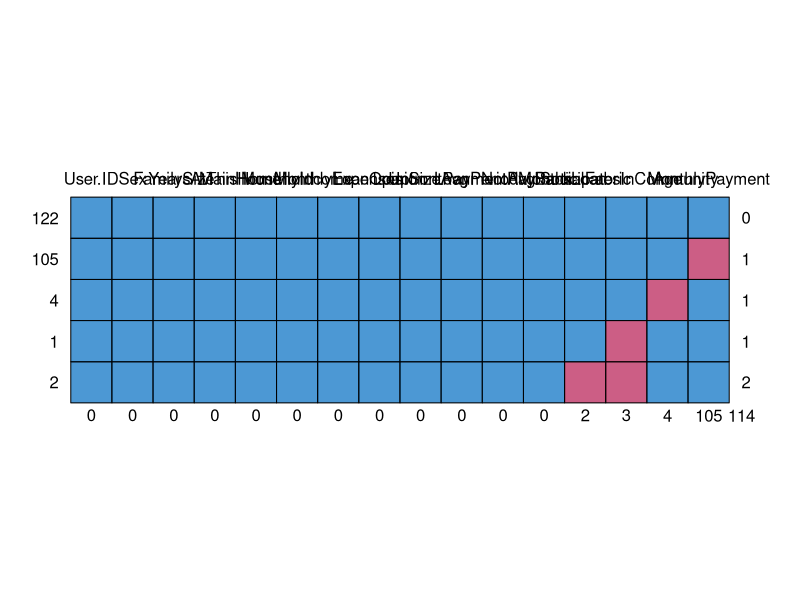
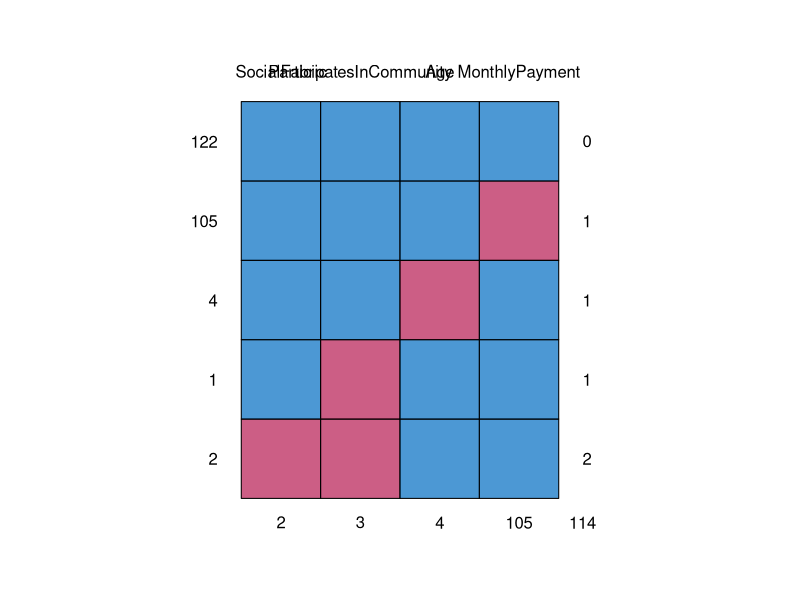
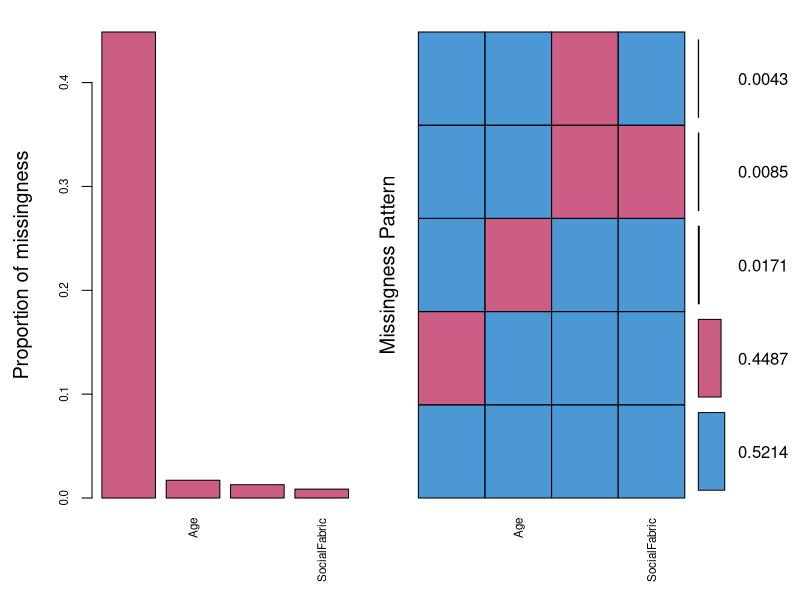
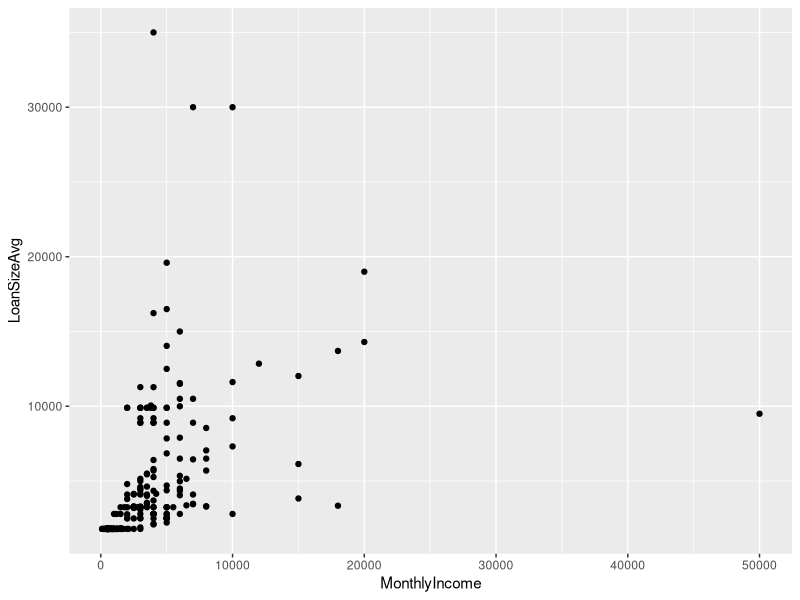
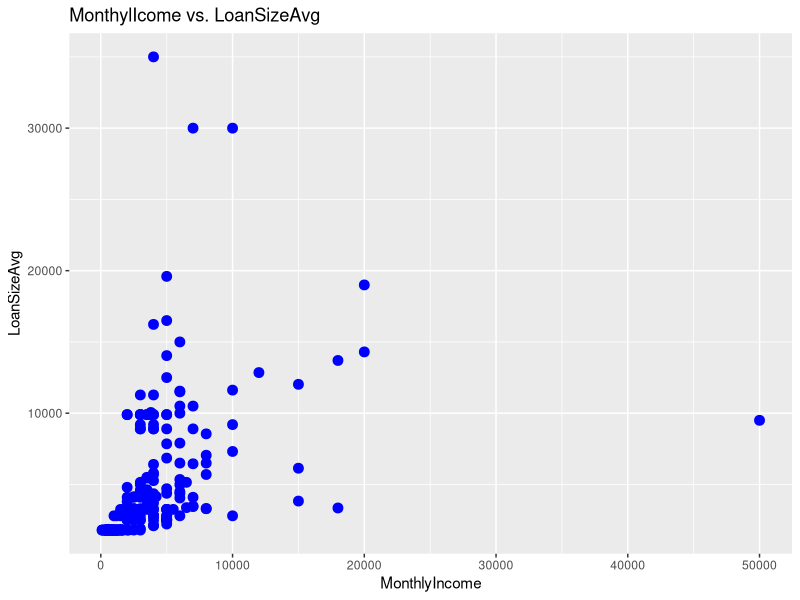
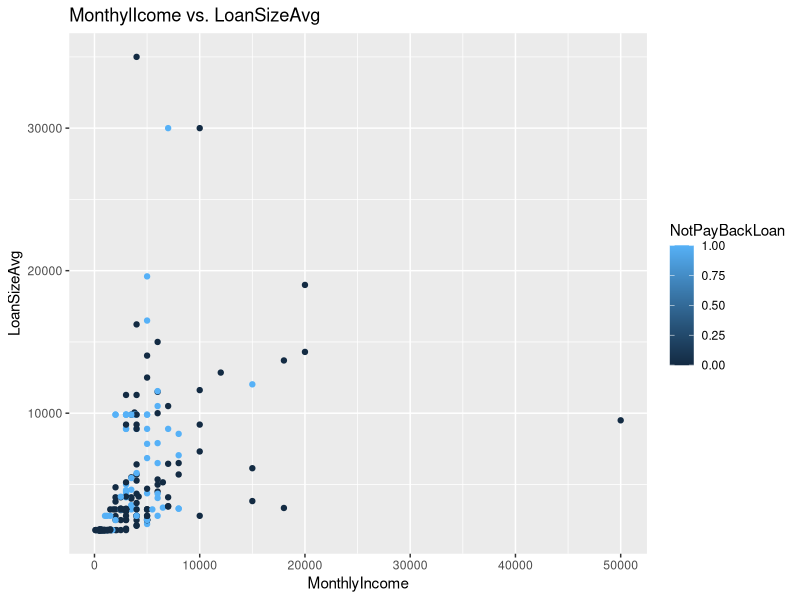

Write the R code that produced these figures, in order. (Note: this script raises an error after producing the figures.)
homework2 = read.csv("Homework2.csv")
str(homework2)
# 16 var, 234 obs
summary(homework2)
head(homework2)
library(mice)
library(VIM)
library(lattice)
###### Question A   ##################################################
summary(homework2)
str(homework2)
#234 observations
#Missing Data: Age: 4;  SocialFabric: 2; MonthlyPayment: 105, ParticipatesInCommunity:3


md.pattern(homework2)

# Multiple imputation
simple = homework2[c("Age", "SocialFabric", "MonthlyPayment","ParticipatesInCommunity")]
summary(simple)
set.seed(88)



md.pattern(simple)
simple_aggr = aggr(simple, col=mdc(1:2), numbers=TRUE, sortVars=TRUE, labels=names(simple), cex.axis=.7, gap=3, ylab=c("Proportion of missingness","Missingness Pattern"))
#Variables sorted by number of missings: 
#  Variable:       Count
#MonthlyPayment: 0.448717949
#Age: 0.017094017
#ParticipatesInCommunity: 0.012820513
#SocialFabric: 0.008547009

####### Question B   ##################################################

library(ggplot2)
scatterplot = ggplot(homework2, aes(x = MonthlyIncome, y = LoanSizeAvg))
scatterplot + geom_point()
scatterplot + geom_point(color = "blue", size = 3) + ggtitle("MonthylIcome vs. LoanSizeAvg")
ggplot(homework2, aes(x = MonthlyIncome, y = LoanSizeAvg, color = NotPayBackLoan)) + ggtitle("MonthylIcome vs. LoanSizeAvg") + geom_point()
# MonthlyIncomr > 20,000 && LoanSizeAvg > 20,000 are not correlated

###### Question C ##################################################
homework2_omit = na.omit(homework2)
summary(homework2_omit)
str(homework2_omit)
# 122 observations

library(caTools)

spl_homework2 = sample.split(homework2_omit$NotPayBackLoan, SplitRatio = 0.65)
homework2_omit_Train = subset(homework2_omit, spl_homework2==TRUE)
homework2_omit_Test = subset(homework2_omit, spl_homework2==FALSE)
summary(homework2_omit_Train)
str(homework2_omit_Train)
write.csv(homework2_omit_Train,"/Users/jaimegarcia/Desktop/DESKTOP_101/code/R_code/SMU/Assigments/Assigment2/homework2_omit_Train.csv")
write.csv(homework2_omit_Test,"/Users/jaimegarcia/Desktop/DESKTOP_101/code/R_code/SMU/Assigments/Assigment2/homework2_omit_Test.csv")

# Building a Logistic Regression Model: First Try
homework2_omit_Train_Model = glm(NotPayBackLoan ~ MonthlyPayment + LoanPeriodMonths + UpfrontPaymentAvg + LoanSizeAvg + LoanOpinion + SocialFabric + ParticipatesInCommunity + MonthlyExpenses + YearsAtThisHome + FamilySize + Age + Sex, data = homework2_omit_Train, family=binomial)
summary(homework2_omit_Train_Model)

# After Refining
homework2_omit_Train_Model = glm(NotPayBackLoan ~ MonthlyPayment + LoanPeriodMonths + LoanSizeAvg + SocialFabric, data = homework2_omit_Train, family=binomial)
summary(homework2_omit_Train_Model)
# logit = 7.6331883 - 0.0005362(MonthlyPayment) - 0.1691183(LoanPeriodMonths) + 0.0002922(LoanSizeAvg) - 2.6592855(SocialFabric)
# Prob = 1 / (1 + e^-(-logit)) 

######  (D) ##################################################

# Evaluating the Model

homework2_omit_Train_predict = predict(homework2_omit_Train_Model, type="response")
homework2_omit_Train_predict
table(homework2_omit_Train$NotPayBackLoan, homework2_omit_Train_predict > 0.5)
# Accuracy for cutoff =0.5: (34+22) / (34+22+8+15) = 70.8%
#Sensitivity = 22 / (22+15) = 59.4%
#Specificity = 34 / (34+8) = 80.9%
#baseline= (34+8)/(34+8+15+22) = 53%

table(homework2_omit_Train$NotPayBackLoan, homework2_omit_Train_predict > 0.7)
# Accuracy for cutoff =0.7: (40+15)/(40+15+22+2) = 69.6%
#Sensitivity = 15 / (15+22) = 40.5%
#Specificity = 40 / (40+ 2) = 95.2%

table(homework2_omit_Train$NotPayBackLoan, homework2_omit_Train_predict > 0.2)
# Accuracy for cutoff = 0.2: (20+35)/(20+35+22+2)= 69.6%
#Sensitivity = 35 / (35+20) = 63.6%
#Specificity = 20 / (20+22) = 47.6%
# I pick up T=0.5; because Sensitivity > 50% && Specificity > 50%

#Baseline = (24+18)/(24+18+8+29) = 0.53
table(homework2_omit_Train$NotPayBackLoan, homework2_omit_Train_predict > 0.6)
# Accuracy for cutoff = 0.6: (27+21)/(21+38+16+4) = 60.7%
#Sensitivity = 38 /(38+4) = 90.4%
#Specificity = 21/(21+16) = 56.7% - 100% = 43.2%


table(homework2_omit_Train$NotPayBackLoan, homework2_omit_Train_predict > 0.4)
# Accuracy for cutoff = 0.4: (27+32)/(27+32+15+5) = 74.6%
#Sensitivity = 32 /(32+5) = 86.4%;
#Specificity =27/(27+15) = 64.2%;   1 - 0.642 = 35.8% = FPR
# I pick up T=0.4; because Sensitivity > 50% && Specificity > 50%


library(stats)
library(gplots)
library(ROCR)

# plotting it in the Training set
homework2_omit_Train_ROC_predict = prediction(homework2_omit_Train_predict, homework2_omit_Train$NotPayBackLoan)
ROC_Curve_homework2_omit_Train = performance(homework2_omit_Train_ROC_predict, "tpr", "fpr")

plot(ROC_Curve_homework2_omit_Train)
plot(ROC_Curve_homework2_omit_Train, colorize=TRUE, print.cutoffs.at=seq(0,1,0.1), text.adj=c(-0.2,0.7))
as.numeric(performance(homework2_omit_Train_ROC_predict, "auc")@y.values)
#### 0.8462033 ~ 84.62%

###### (E) #############################################################
# plotting it in the Testing set
summary(homework2_omit_Test)
str(homework2_omit_Test)
# Building a Logistic Regression Model on the testinv dataset:
homework2_omit_Test_Model = glm(NotPayBackLoan ~ MonthlyPayment + LoanPeriodMonths + LoanSizeAvg + SocialFabric, data = homework2_omit_Test, family=binomial)
summary(homework2_omit_Test_Model)
#logit = - 3.0109921 - 0.0002863(MonthlyPayment) - 0.1344781(LoanPeriodMonths) + 0.0006338(LoanSizeAvg) + 0.4565672(SocialFabric)


homework2_omit_Test_predict = predict(homework2_omit_Test_Model, type="response")
homework2_omit_Test_predict
table(homework2_omit_Test$NotPayBackLoan, homework2_omit_Test_predict > 0.4)
# Accuracy for cutoff =0.4: (18+16)/(18+16+5+4) = 79%
#Sensitivity =  16/(16+4) = 80%
#Specificity = 18/(18+5) = 78.26%; 1 - 0.7826087 = 21.73%
#Baseline = (18+5)/(18+5+4+16) = 53.48%


homework2_omit_Test_ROC_predict = prediction(homework2_omit_Test_predict, homework2_omit_Test$NotPayBackLoan)
ROC_Curve_homework2_omit_Test = performance(homework2_omit_Test_ROC_predict, "tpr", "fpr")

plot(ROC_Curve_homework2_omit_Test)
plot(ROC_Curve_homework2_omit_Test, colorize=TRUE, print.cutoffs.at=seq(0,1,0.1), text.adj=c(-0.2,0.7), ylab ="true positive rate", xlab ="false positive rate")
as.numeric(performance(homework2_omit_Test_ROC_predict, "auc")@y.values)
#AUC: 0.9163043 ~ 90.21%
# 


##### (f)  ###############################################################

imp = mice(simple, m=5, printFlag=FALSE, maxit = 30, seed=2525)
imp
xyplot(imp, MonthlyPayment ~ ParticipatesInCommunity | .imp, pch = 20, cex = 1.4)
imputed = complete(imp)
summary(imputed)

homework2$Age = imputed$Age
homework2$SocialFabric =  imputed$SocialFabric
homework2$MonthlyPayment = imputed$MonthlyPayment
homework2$ParticipatesInCommunity = imputed$ParticipatesInCommunity


summary(homework2)
split_homework2 = sample.split(homework2_omit$NotPayBackLoan, SplitRatio = 0.65)
Train = subset(homework2, split_homework2==TRUE)
Test = subset(homework2, split_homework2==FALSE)

cor(Train)
str(Train)
cor(Train[c("Age", "SocialFabric", "MonthlyPayment","ParticipatesInCommunity")])

# Before Refining
Log_Reg1 = glm(NotPayBackLoan ~ MonthlyPayment + LoanPeriodMonths + UpfrontPaymentAvg + LoanSizeAvg + LoanOpinion + SocialFabric + ParticipatesInCommunity + MonthlyExpenses + YearsAtThisHome + FamilySize + Age + Sex, data = Train, family="binomial")
summary(Log_Reg1)


#After some refining
Log_Reg1 = glm(NotPayBackLoan ~ 0 + MonthlyPayment + LoanPeriodMonths + UpfrontPaymentAvg + LoanSizeAvg + ParticipatesInCommunity, data = Train, family="binomial")
summary(Log_Reg1)
#Logit = -0.0007924(MonthlyPayment) - 0.1377043(LoanPeriodMonths) - 0.0008785(UpfrontPaymentAvg) + 0.0009528(LoanSizeAvg) - 0.8234301(ParticipatesInCommunity)


######## (G) ###############################################################
pred_0 = predict(Log_Reg1, type="response")
table(Train$NotPayBackLoan, pred_0 > 0.5)
table(Train$NotPayBackLoan, pred_0 > 0.2)
# Accuracy for cutoff = (73+40)/(73+40+34+4)= 0.7483444 ~ 74.8%
#Sensitivity =  40/(40+4) = 0.9090909 ~ 90.9%
#Specificity = 73 /(73+34) = 0.682243; 1 - 0.682243 = 31.7%
#Baseline = (73+34) /(73+34+4+40) = 0.7086093 ~ 70.8%


table(Train$NotPayBackLoan, pred_0 > 0.7)
table(Train$NotPayBackLoan, pred_0 > 0.4)
# Accuracy for cutoff =0.4: (93+14)/(83+20+14+24) = 0.7588652 ~ 75.8%
#Sensitivity =  24/(24+20) = 0.5454545 ~ 54.5%
#Specificity = 93/(93+14) = 0.8691589; 1 - 0.8691589 = 0.1308411 ~ 13.1% = FPR
#Baseline = (93+14)/(93+14+20+24) = 0.7086093 ~ 70.8%


ROC_predict = prediction(pred_0, Train$NotPayBackLoan)
ROC_Curve = performance(ROC_predict, "tpr", "fpr")

plot(ROC_Curve)
plot(ROC_Curve, colorize=TRUE, print.cutoffs.at=seq(0,1,0.1), text.adj=c(-0.2,0.7), ylab ="true positive rate", xlab ="false positive rate")
as.numeric(performance(ROC_predict, "auc")@y.values)

# AUC: 0.8532285

#####(h)   ###############################################################

Log_Reg1_test = glm(NotPayBackLoan ~ 0 + MonthlyPayment + LoanPeriodMonths + UpfrontPaymentAvg + LoanSizeAvg + ParticipatesInCommunity, data = Test, family="binomial")
summary(Log_Reg1_test)
#Logit = 0.0005202(MonthlyPayment) - 0.1248395(LoanPeriodMonths) - 0.0010611(UpfrontPaymentAvg) + 0.0009593(LoanSizeAvg) - 0.9036841(ParticipatesInCommunity)

####(g)   ###############################################################
pred_0_test = predict(Log_Reg1_test, type="response")

table(Test$NotPayBackLoan, pred_0_test > 0.2)
# Accuracy for cutoff = (47+17)/(47+17+16+3) = 0.77 ~ 77%
#Sensitivity =  17/(17+3) = 0.85 ~ 85%
#Specificity = 47 /(47+16) = 0.7460317; 1 - 0.7460317 = 0.2539683 ~ 25.4%
#Baseline = (47+16)/(47+16+3+17) = 0.759 ~ 75.9%


ROC_predict_test = prediction(pred_0_test, Test$NotPayBackLoan)
ROC_Curve_test = performance(ROC_predict_test, "tpr", "fpr")

plot(ROC_Curve_test)
plot(ROC_Curve_test, colorize=TRUE, print.cutoffs.at=seq(0,1,0.1), text.adj=c(-0.2,0.7), ylab ="true positive rate", xlab ="false positive rate")
as.numeric(performance(ROC_predict_test, "auc")@y.values)

# AUC: 0.8904762 ~ 89%
